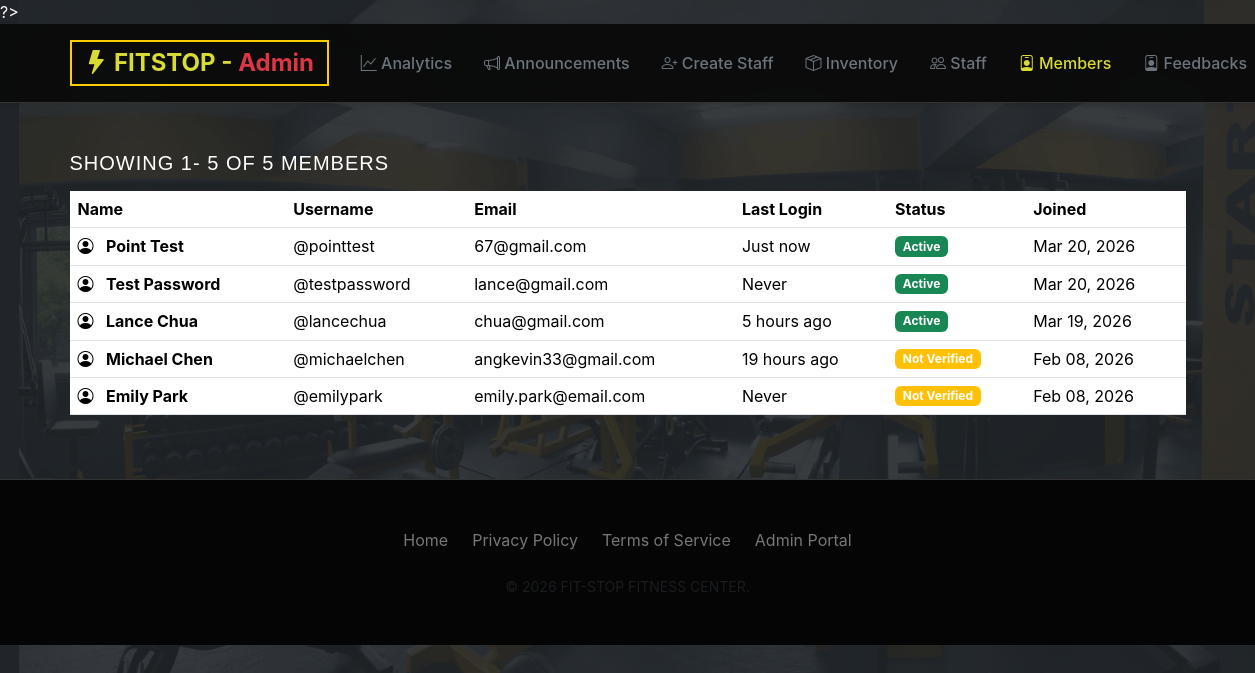
The app's page /admin/view_members.php (signed in) with its own data.
### tables this page shows
CREATE TABLE "users" (   id INTEGER PRIMARY KEY AUTOINCREMENT,   username VARCHAR(50) NOT NULL UNIQUE,   first_name VARCHAR(50) NOT NULL,   last_name VARCHAR(50) NOT NULL,   email VARCHAR(100) NOT NULL UNIQUE,   password VARCHAR(255) NOT NULL,   user_type VARCHAR(50),   verification_code VARCHAR(50) DEFAULT NULL,   verification_code_expiration TIMESTAMP DEFAULT NULL,   is_verified BOOLEAN DEFAULT FALSE,   profile_picture BLOB,   last_logged_in TIMESTAMP DEFAULT NULL,   created_at TIMESTAMP DEFAULT CURRENT_TIMESTAMP,   updated_at TIMESTAMP DEFAULT CURRENT_TIMESTAMP , "points" INTEGER NOT NULL DEFAULT 0);

### admin/view_members.php (the view, shortened to what this page needs)
<?php
include("../Login/connection.php");
$records_per_page = 10;
$page = isset($_GET['page']) ? (int) $_GET['page'] : 1;
$offset = ($page - 1) * $records_per_page;
$total_query = $pdo->query("SELECT COUNT(*) as total FROM users WHERE user_type = 'user'");
$total_records = $total_query->fetch()['total'];
$stmt = $pdo->prepare("SELECT id, username, first_name, last_name, email, last_logged_in, is_verified, created_at
                       FROM users
                       WHERE user_type = 'user'
                       ORDER BY created_at DESC
                       LIMIT :limit OFFSET :offset");
$stmt->bindValue(':limit', $records_per_page, PDO::PARAM_INT);
$stmt->bindValue(':offset', $offset, PDO::PARAM_INT);
$stmt->execute();
$members = $stmt->fetchAll();
function timeAgo($datetime)
{
    if (!$datetime)
        return 'Never';
    $time = strtotime($datetime);
    $diff = time() - $time;
    if ($diff < 60)
        return 'Just now';
    if ($diff < 86400)
        return floor($diff / 3600) . ' hours ago';
    return date('M d, Y', $time);
}
?>
<!DOCTYPE html>
<html>
<head>
    <link href="https://cdn.jsdelivr.net/npm/bootstrap@5.3.8/dist/css/bootstrap.min.css" rel="stylesheet"
>
    <link rel="stylesheet" href="styles.css">
    <link href="../styles.css" rel="stylesheet">
    <link rel="stylesheet" href="https://cdnjs.cloudflare.com/ajax/libs/font-awesome/6.4.0/css/all.min.css">
    <link rel="stylesheet" href="https://cdn.jsdelivr.net/npm/bootstrap-icons@1.11.0/font/bootstrap-icons.css">
</head>
<body class="bg-dark">
    <?php include('includes/header_admin.php') ?>
    <div class="container py-5">
        <div class="members-card">
            <div class="d-flex justify-content-between align-items-center mb-3">
                <h5 class="mb-0">
                    Showing
                    <?php echo min($offset + 1, $total_records); ?>-
                    <?php echo min($offset + $records_per_page, $total_records); ?> of
                    <?php echo $total_records; ?> members
                </h5>
            </div>
            <div class="table-responsive">
                <table class="table table-hover">
                    <thead>
                        <tr>
                            <th>Name</th>
                            <th>Username</th>
                            <th>Email</th>
                            <th>Last Login</th>
                            <th>Status</th>
                            <th>Joined</th>
                        </tr>
                    </thead>
                    <tbody>
                        <?php
                        if (count($members) > 0) {
                            foreach ($members as $member) {
                                $full_name = htmlspecialchars($member['first_name'] . ' ' . $member['last_name']);
                                $username = htmlspecialchars($member['username']);
                                $email = htmlspecialchars($member['email']);
                                $last_login = timeAgo($member['last_logged_in']);
                                $joined = date('M d, Y', strtotime($member['created_at']));
                                $status_badge = $member['is_verified']
                                    ? "<span class='badge bg-success'>Active</span>"
                                    : "<span class='badge bg-warning'>Not Verified</span>";
                                echo "
                                <tr>
                                    <td>
                                        <i class='bi bi-person-circle me-2'></i>
                                        <strong>$full_name</strong>
                                    </td>
                                    <td>@$username</td>
                                    <td>$email</td>
                                    <td>$last_login</td>
                                    <td>$status_badge</td>
                                    <td>$joined</td>
                                </tr>
                                ";
                            }
                        } else {
                            echo "
                            <tr>
                                <td colspan='6' class='text-center text-muted py-4'>No members found</td>
                            </tr>
                            ";
                        }
                        ?>
                    </tbody>
                </table>
            </div>
        </div>
    </div>
    <?php include('includes/footer_admin.php') ?>
</body>
</html>

### admin/styles.css (style rules this page uses)
body { font-family: 'Chakra Petch'; background-color: #f8f9fa; }

### styles.css (style rules this page uses)
:root { --bg-void: #0a0a0a; --bg-surface: #141414; --bg-card: #1a1a1a; --hazard-yellow: #FFCC00; --text-primary: #ffffff; --text-muted: #a0a0a0; --border-industrial: 1px solid #333; }
body { background-color: var(--bg-void); color: var(--text-primary); font-family: 'Inter', sans-serif; overflow-x: hidden; }
h1, h2, h3, h4, h5, .brand-font { font-family: 'Chakra Petch', sans-serif; text-transform: uppercase; letter-spacing: 1px; }

### records on screen
users: full_name "Point Test", username "pointtest", email "67@gmail.com", last_logged_in "Just now", is_verified "Active", created_at "Mar 20, 2026"
users: full_name "Test Password", username "testpassword", email "lance@gmail.com", last_logged_in "Never", is_verified "Active", created_at "Mar 20, 2026"
users: full_name "Lance Chua", username "lancechua", email "chua@gmail.com", last_logged_in "5 hours ago", is_verified "Active", created_at "Mar 19, 2026"
users: full_name "Michael Chen", username "michaelchen", email "angkevin33@gmail.com", last_logged_in "19 hours ago", is_verified "Not Verified", created_at "Feb 08, 2026"
users: full_name "Emily Park", username "emilypark", email "emily.park@email.com", last_logged_in "Never", is_verified "Not Verified", created_at "Feb 08, 2026"

### other values on screen
min($offset + 1, $total_records) "1"
min($offset + $records_per_page, $total_records) "5"
$total_records "5"
